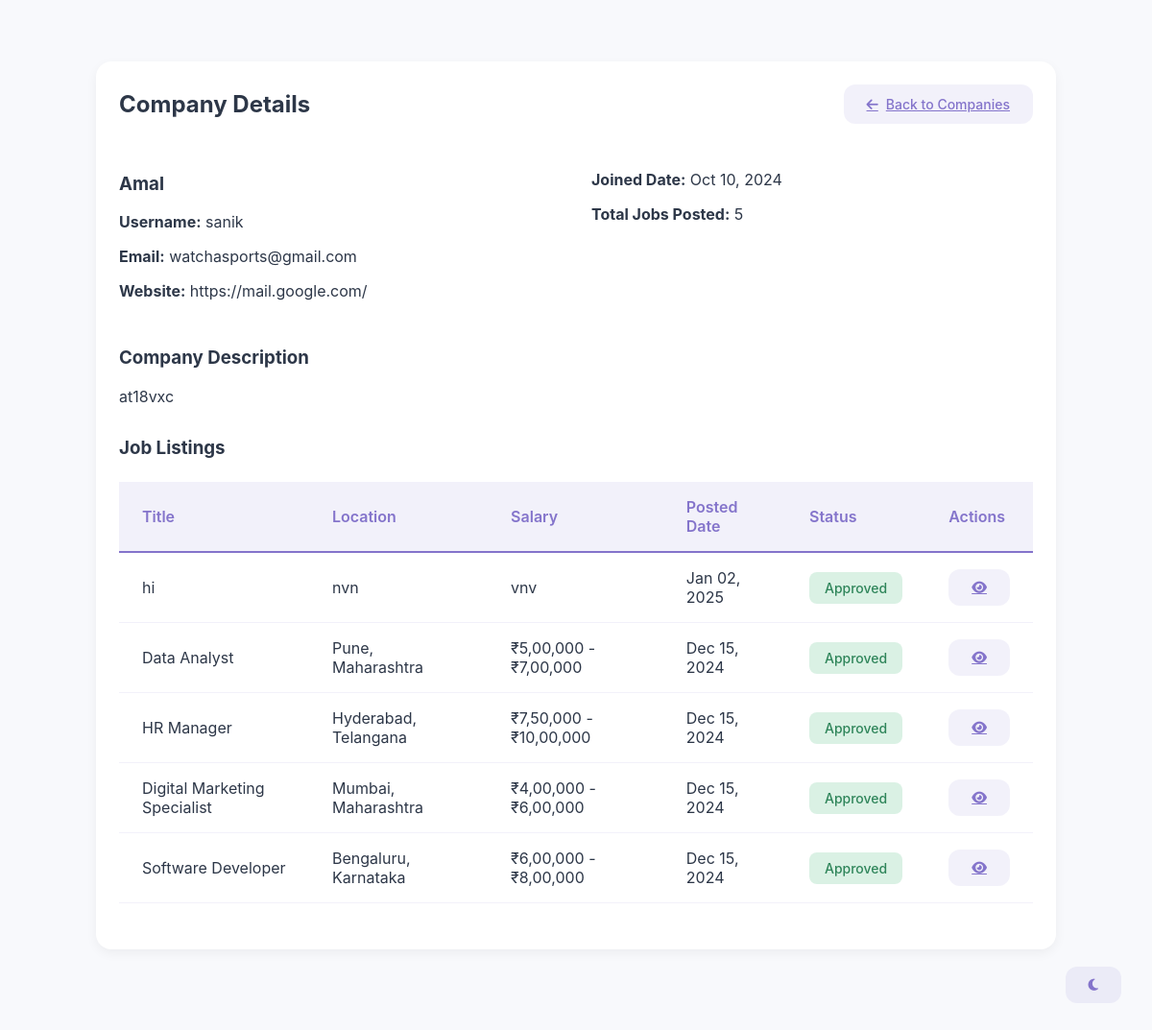
/company_details.php?id=2 (signed in), run on the app's committed database.
### tables this page shows
CREATE TABLE `company_profiles` (
  `id` int(11) NOT NULL,
  `user_id` int(11) DEFAULT NULL,
  `company_name` varchar(100) NOT NULL,
  `description` text DEFAULT NULL,
  `website` varchar(255) DEFAULT NULL
);

CREATE TABLE `users` (
  `id` int(11) NOT NULL,
  `username` varchar(50) NOT NULL,
  `password` varchar(255) NOT NULL,
  `email` varchar(100) NOT NULL,
  `user_type` enum('admin','company','student') NOT NULL,
  `created_at` timestamp NULL DEFAULT current_timestamp()
);

CREATE TABLE `job_listings` (
  `id` int(11) NOT NULL,
  `company_id` int(11) DEFAULT NULL,
  `title` varchar(100) NOT NULL,
  `description` text NOT NULL,
  `requirements` text DEFAULT NULL,
  `salary` varchar(50) DEFAULT NULL,
  `location` varchar(100) DEFAULT NULL,
  `job_type` enum('full-time','part-time','contract','internship') DEFAULT 'full-time',
  `image_path` varchar(255) DEFAULT NULL,
  `posted_at` timestamp NULL DEFAULT current_timestamp(),
  `status` enum('pending','approved','rejected') DEFAULT 'pending',
  `expiration_date` datetime DEFAULT (`posted_at` + interval 30 day)
);

### company_details.php (the view, shortened to what this page needs)
<?php
require_once 'db_connect.php';
$company_id = $_GET['id'];
$company_query = "SELECT cp.*, u.email, u.username, u.created_at
                 FROM company_profiles cp
                 JOIN users u ON cp.user_id = u.id
                 WHERE cp.id = $company_id";
$company_result = mysqli_query($conn, $company_query);
$company = mysqli_fetch_assoc($company_result);
$jobs_query = "SELECT * FROM job_listings WHERE company_id = $company_id ORDER BY posted_at DESC";
$jobs_result = mysqli_query($conn, $jobs_query);
?>
<!DOCTYPE html>
<html lang="en">
<head>
    <link rel="stylesheet" href="shared-styles.css">
    <link rel="stylesheet" href="https://cdnjs.cloudflare.com/ajax/libs/font-awesome/6.1.1/css/all.min.css">
</head>
<body>
    <div class="container">
        <main class="main-content" style="margin: 2rem auto; max-width: 1000px;">
            <div class="card">
                <div style="display: flex; justify-content: space-between; align-items: center; margin-bottom: 2rem;">
                    <h2 style="margin: 0;">Company Details</h2>
                    <a href="admin_dashboard.php?page=companies" class="btn btn-secondary">
                        <i class="fas fa-arrow-left"></i> Back to Companies
                    </a>
                </div>
                <div class="company-details">
                    <div class="details-grid" style="display: grid; grid-template-columns: repeat(2, 1fr); gap: 2rem; margin-bottom: 2rem;">
                        <div>
                            <h3><?php echo $company['company_name'] ?: 'Company Name Not Set'; ?></h3>
                            <p><strong>Username:</strong> <?php echo $company['username']; ?></p>
                            <p><strong>Email:</strong> <?php echo $company['email']; ?></p>
                            <p><strong>Website:</strong> <?php echo $company['website'] ?: 'Not provided'; ?></p>
                        </div>
                        <div>
                            <p><strong>Joined Date:</strong> <?php echo date('M d, Y', strtotime($company['created_at'])); ?></p>
                            <p><strong>Total Jobs Posted:</strong> <?php echo mysqli_num_rows($jobs_result); ?></p>
                        </div>
                    </div>
                    <?php if($company['description']) { ?>
                        <div class="description-section" style="margin-bottom: 2rem;">
                            <h3>Company Description</h3>
                            <p><?php echo nl2br($company['description']); ?></p>
                        </div>
                    <?php } ?>
                    <h3>Job Listings</h3>
                    <div class="table-responsive">
                        <table>
                            <thead>
                                <tr>
                                    <th>Title</th>
                                    <th>Location</th>
                                    <th>Salary</th>
                                    <th>Posted Date</th>
                                    <th>Status</th>
                                    <th>Actions</th>
                                </tr>
                            </thead>
                            <tbody>
                                <?php while($job = mysqli_fetch_assoc($jobs_result)) { ?>
                                    <tr>
                                        <td><?php echo $job['title']; ?></td>
                                        <td><?php echo $job['location']; ?></td>
                                        <td><?php echo $job['salary']; ?></td>
                                        <td><?php echo date('M d, Y', strtotime($job['posted_at'])); ?></td>
                                        <td>
                                            <span class="status-badge status-<?php echo $job['status']; ?>">
                                                <?php echo ucfirst($job['status']); ?>
                                            </span>
                                        </td>
                                        <td>
                                            <a href="job_details.php?id=<?php echo $job['id']; ?>" class="btn btn-secondary">
                                                <i class="fas fa-eye"></i>
                                            </a>
                                        </td>
                                    </tr>
                                <?php } ?>
                            </tbody>
                        </table>
                    </div>
                </div>
            </div>
        </main>
    </div>
    <button id="darkModeToggle" class="btn btn-secondary" style="position: fixed; bottom: 2rem; right: 2rem;">
        <i class="fas fa-moon"></i>
    </button>
</body>
</html>

### shared-styles.css (style rules this page uses)
:root { --primary-color: #8474cb; --primary-hover: #7264bb; --secondary-color: #4a5568; --background-light: #f8f9fc; --background-dark: #1a1c25; --text-light: #2d3748; --text-dark: #e2e8f0; --card-light: #ffffff; --card-dark: #242631; --accent-color: #ed64a6; --success-color: #48bb78; --warning-color: #ecc94b; --danger-color: #f56565; }
body { font-family: 'Inter', 'Segoe UI', sans-serif; margin: 0; padding: 0; transition: background-color 0.3s, color 0.3s; background-color: var(--background-light); color: var(--text-light); }
.container { display: flex; min-height: 100vh; }
.main-content { flex-grow: 1; padding: 2rem 2.5rem; overflow-y: auto; }
.card { background-color: var(--card-light); border-radius: 16px; box-shadow: 0 4px 12px rgba(0, 0, 0, 0.05); padding: 1.5rem; margin-bottom: 1.5rem; transition: transform 0.3s ease, box-shadow 0.3s ease; }
table { width: 100%; border-collapse: separate; border-spacing: 0; margin: 1.5rem 0; }
th { background-color: rgba(132, 116, 203, 0.1); color: var(--primary-color); font-weight: 600; padding: 1rem 1.5rem; text-align: left; border-bottom: 2px solid var(--primary-color); }
td { padding: 1rem 1.5rem; border-bottom: 1px solid rgba(132, 116, 203, 0.1); }
.status-badge { display: inline-flex; align-items: center; padding: 0.5rem 1rem; font-size: 0.875rem; font-weight: 500; border-radius: 8px; text-transform: capitalize; }
.status-approved { background-color: rgba(72, 187, 120, 0.2); color: #2f855a; }
.btn { display: inline-flex; align-items: center; justify-content: center; padding: 0.75rem 1.5rem; font-size: 0.875rem; font-weight: 500; border-radius: 12px; transition: all 0.3s ease; border: none; cursor: pointer; gap: 0.5rem; }
.btn-secondary { background-color: rgba(132, 116, 203, 0.1); color: var(--primary-color); }

### data on the page
company_profiles: company_name "Amal", user.username "sanik", user.email "watchasports@gmail.com", website "https://mail.google.com/", user.created_at "Oct 10, 2024", description "at18vxc"
job_listings: title "hi", location "nvn", salary "vnv", posted_at "Jan 02, 2025", status "Approved"
job_listings: title "Data Analyst", location "Pune, Maharashtra", salary "₹5,00,000 - ₹7,00,000", posted_at "Dec 15, 2024", status "Approved"
job_listings: title "HR Manager", location "Hyderabad, Telangana", salary "₹7,50,000 - ₹10,00,000", posted_at "Dec 15, 2024", status "Approved"
job_listings: title "Digital Marketing Specialist", location "Mumbai, Maharashtra", salary "₹4,00,000 - ₹6,00,000", posted_at "Dec 15, 2024", status "Approved"
job_listings: title "Software Developer", location "Bengaluru, Karnataka", salary "₹6,00,000 - ₹8,00,000", posted_at "Dec 15, 2024", status "Approved"

### other printed values
mysqli_num_rows($jobs_result) "5"
